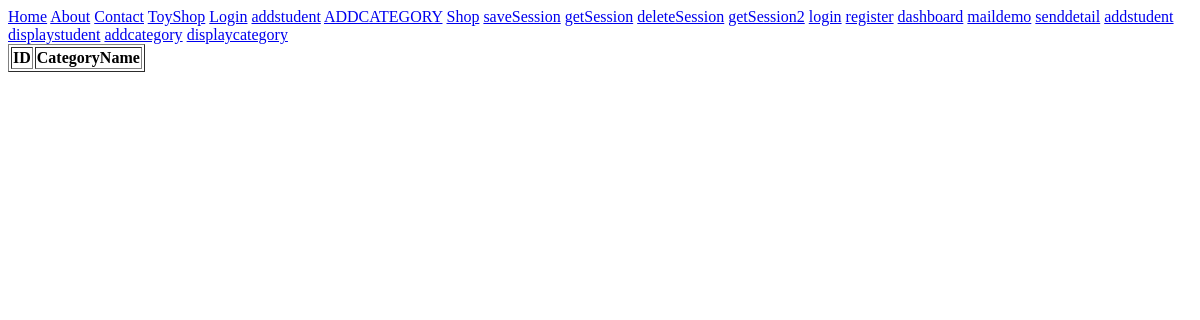
Page /displaycategory on the earlier database version.
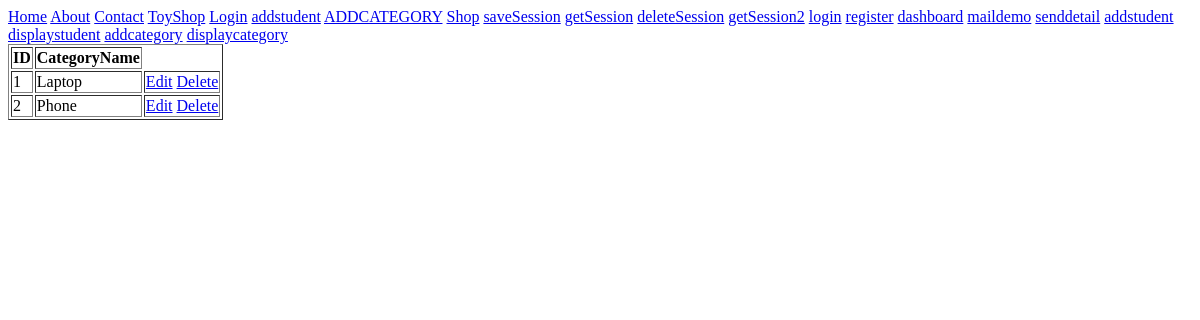
Same page on the later database version.
### myuserapp/models.py (models this page shows)
class Category(models.Model):
    title = models.CharField(max_length=100)

### myuserapp/views.py (the view)
# urls.py: path('displaycategory',views.displaycategory ),
def displaycategory(request):
    categorylist = Category.objects.all()
    return render(request,'displaycategory.html',{'category': categorylist})

### templates/displaycategory.html (shortened to what this page needs)
<!DOCTYPE html>
<html lang="en">
<head>
</head>
<body>
    {% include 'menu.html' %}
    <table border="1">
        <tr>
            <th>ID</th>
            <th>CategoryName</th>
        </tr>
        {% for c in category %}
        <tr>
            <td>{{c.id}} </td>
            <td>{{c.title}} </td>
            <td>
                <a href="/editcategory/{{c.id}}/">Edit</a>
                <a href="/deletecategory/{{c.id}}/"
                onclick=""return confirm('Are You Sure?')">Delete</a>
            </td>
        </tr>
        {% endfor %}
    </table>
</body>
</html>

Differences in the rows shown:
added Category: id "1", title "Laptop"
added Category: id "2", title "Phone"
